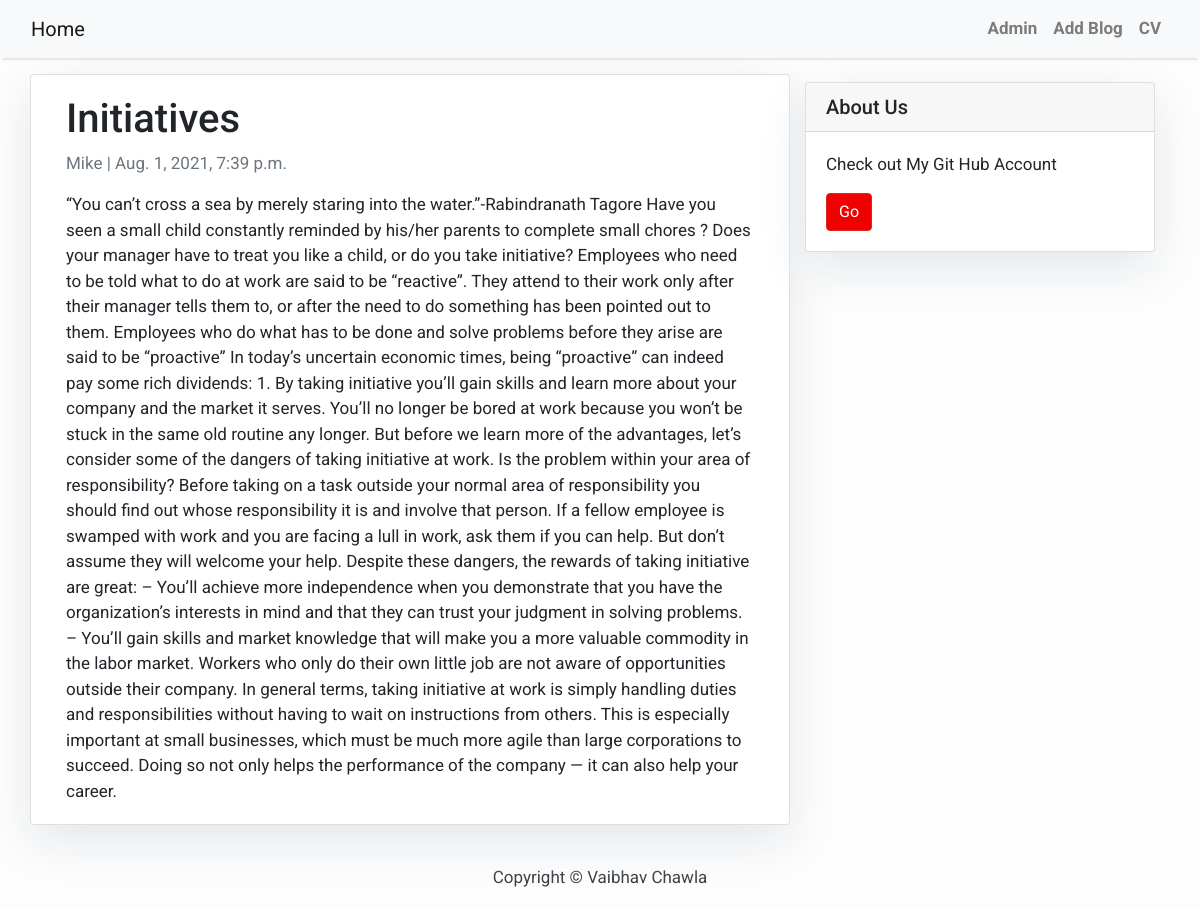
Page /Initiatives/ on the committed database.
### blog/models.py (models this page shows, shortened)
class Post(models.Model):
    title = models.CharField(max_length=200, unique=True)
    slug = models.SlugField(max_length=200, unique=True)
    author = models.CharField( max_length=200)
    updated_on = models.DateTimeField(auto_now= True)
    content = models.TextField()
    created_on = models.DateTimeField(auto_now_add=True)
    status = models.IntegerField(choices=STATUS, default=0)
    class Meta:
        ordering = ['-created_on']

### blog/views.py (the view)
# urls.py: path('<slug:slug>/', views.PostDetail.as_view(), name='post_detail'),
class PostDetail(generic.DetailView):
    model = Post
    template_name = 'post_detail.html'

### templates/post_detail.html
{% extends 'base.html' %} {% block content %}
<div class="container">
  <div class="row">
    <div class="col-md-8 card mb-4  mt-3 left  top">
      <div class="card-body">
        <h1>{% block title %} {{ object.title }} {% endblock title %}</h1>
        <p class=" text-muted">{{ post.author }} | {{ post.created_on }}</p>
        <p class="card-text ">{{ object.content | safe }}</p>
      </div>
    </div>
    {% block sidebar %} {% include 'sidebar.html' %} {% endblock sidebar %}
  </div>
</div>
{% endblock content %}

### templates/base.html (style rules this page uses)
body { font-family: "Roboto", sans-serif; font-size: 17px; background-color: #fdfdfd; }

### templates/sidebar.html (style rules this page uses)
.card { box-shadow: 0 16px 48px #E3E7EB; }

### rows in the picture
Post: title "Initiatives", author "Mike", created_on "Aug. 1, 2021, 7:39 p.m.", content "“You can’t cross a sea by merely staring into the water.”-Rabindranath Tagore Have you seen a small child constantly reminded by his/her parents to complete small chores ? Does your manager have to treat you like a child, or do you take initiative? Employees who need to be told what to do at work are said to be “reactive”. They attend to their work only after their manager tells them to, or after the need to do something has been pointed out to them. Employees who do what has to be done and solve problems before they arise are said to be “proactive” In today’s uncertain economic times, being “proactive” can indeed pay some rich dividends: 1. By taking initiative you’ll gain skills and learn…"
